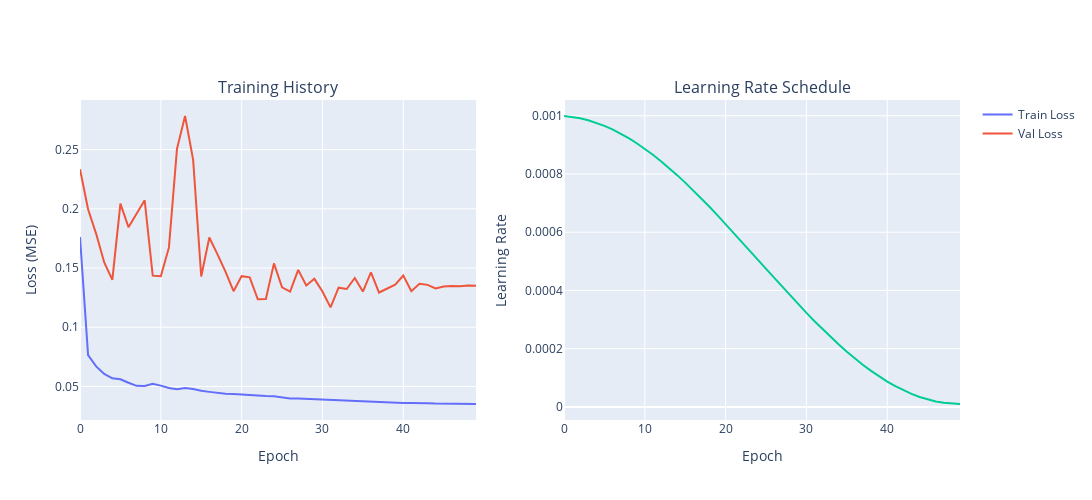

Notebook code for this chart:
### Code cell
from src.visualization import plot_training_history

fig = plot_training_history(history)
fig.show()

print(f"\nBest Validation Loss: {min(history['val_loss']):.6f}")
print(f"Final Train Loss: {history['train_loss'][-1]:.6f}")

### Figure 1 — Plotly figure (JSON) as saved in the notebook; plotly's stock layout.template omitted (floating-point values rounded to 4 significant figures)
{"data": [{"mode": "lines", "name": "Train Loss", "type": "scatter", "xaxis": "x", "y": [0.1761, 0.07646, 0.06694, 0.0606, 0.05685, 0.05612, 0.05314, 0.05052, 0.05034, 0.05228, 0.05069, 0.04871, 0.04773, 0.04866, 0.04792, 0.04634, 0.04545, 0.04436, 0.04383, 0.04364, 0.04311, 0.04292, 0.04222, 0.0419, 0.04177, 0.0407, 0.0399, 0.03986, 0.03959, 0.03932, 0.03842, 0.03867, 0.03804, 0.03779, 0.03755, 0.0374, 0.0369, 0.03692, 0.03663, 0.03634, 0.03611, 0.03612, 0.03618, 0.03578, 0.03554, 0.03545, 0.03545, 0.03528, 0.03532, 0.03521], "yaxis": "y"}, {"mode": "lines", "name": "Val Loss", "type": "scatter", "xaxis": "x", "y": [0.2334, 0.1996, 0.1789, 0.1547, 0.14, 0.2043, 0.1844, 0.1962, 0.2072, 0.1436, 0.1431, 0.1672, 0.2506, 0.2784, 0.2413, 0.1429, 0.1758, 0.1617, 0.1469, 0.1304, 0.1431, 0.1422, 0.1237, 0.1238, 0.1539, 0.1336, 0.1302, 0.1484, 0.1352, 0.1409, 0.1302, 0.1168, 0.1334, 0.1323, 0.1416, 0.1302, 0.1463, 0.1293, 0.1326, 0.1359, 0.1437, 0.1305, 0.1368, 0.1358, 0.1328, 0.1344, 0.1349, 0.1346, 0.1353, 0.1349], "yaxis": "y"}, {"mode": "lines", "name": "Learning Rate", "showlegend": false, "type": "scatter", "xaxis": "x2", "y": [0.000999, 0.0009961, 0.0009912, 0.0009844, 0.0009758, 0.0009652, 0.0009529, 0.0009388, 0.0009229, 0.0009055, 0.0008864, 0.0008658, 0.0008439, 0.0008205, 0.000796, 0.0007702, 0.0007435, 0.0007158, 0.0006872, 0.000658, 0.0006281, 0.0005978, 0.000567, 0.0005361, 0.000505, 0.0004739, 0.000443, 0.0004122, 0.0003819, 0.000352, 0.0003228, 0.0002942, 0.0002665, 0.0002398, 0.000214, 0.0001895, 0.0001661, 0.0001442, 0.0001236, 0.0001045, 8.706e-05, 7.123e-05, 5.711e-05, 4.476e-05, 3.423e-05, 2.555e-05, 1.877e-05, 1.39e-05, 1.098e-05, 1e-05], "yaxis": "y2"}], "layout": {"annotations": [{"font": {"size": 16}, "showarrow": false, "text": "Training History", "x": 0.225, "xanchor": "center", "xref": "paper", "y": 1, "yanchor": "bottom", "yref": "paper"}, {"font": {"size": 16}, "showarrow": false, "text": "Learning Rate Schedule", "x": 0.775, "xanchor": "center", "xref": "paper", "y": 1, "yanchor": "bottom", "yref": "paper"}], "height": 500, "showlegend": true, "width": 1200, "xaxis": {"anchor": "y", "domain": [0, 0.45], "title": {"text": "Epoch"}}, "xaxis2": {"anchor": "y2", "domain": [0.55, 1], "title": {"text": "Epoch"}}, "yaxis": {"anchor": "x", "domain": [0, 1], "title": {"text": "Loss (MSE)"}}, "yaxis2": {"anchor": "x2", "domain": [0, 1], "title": {"text": "Learning Rate"}}}}
